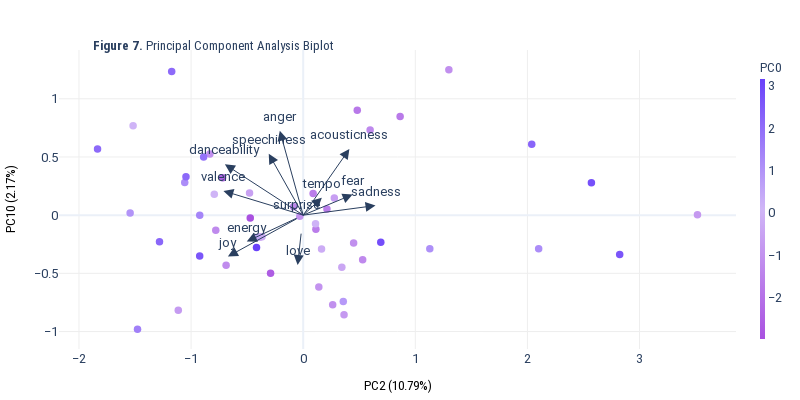

Here is the notebook cell this chart was saved with:
### Markdown cell above
A biplot is generated based on the PCA scores and loadings, and the column names of the $X_i$ data frame are used as labels for the plot. The variance explained by the first two principal components are also displayed on the plot.

### Code cell
from numpy import size

my_color_pal3 = ["#6941FA", "#8F51ED", "#A951E0"]
my_color_pal3 = ["#A951E0", "#D0B6F7", "#6941FA"]

fig = px.scatter(components, labels=X_i.columns.values, x=2, y=10, 
                 template="ggplot2+plotly_white", color=0, 
                 color_continuous_scale=my_color_pal3,
                 width=800, height=400)

for i, feature in enumerate(features):
    fig.add_annotation(
        ax=0, ay=0, 
        axref="x", ayref="y",
        x=loadings[i, 0], 
        y=loadings[i, 1],
        showarrow=True, 
        arrowsize=2, 
        arrowhead=2,
        xanchor="right", 
        yanchor="top"
    )
    fig.add_annotation(
        x=loadings[i, 0], 
        y=loadings[i, 1], 
        ax=0, ay=0,
        xanchor="center", 
        yanchor="bottom", 
        text=feature, 
        yshift=5,
    )

text1 = f"PC2 ({str(round(pca_out.explained_variance_ratio_[2] * 100, 2))}%)"
text2 = f"PC10 ({str(round(pca_out.explained_variance_ratio_[10] * 100, 2))}%)"

fig.update_layout(font_family="Roboto", font_size=13, 
                  margin=dict(r=10, t=50, b=50, l=10),
                  title=dict(
                      text='<b>Figure 7.</b> Principal Component Analysis Biplot', 
                      font=dict(size=13, family="Roboto Condensed"), 
                          automargin=True, yref='paper',xref='paper'),
               xaxis=dict(title=text1,gridcolor='#eeeeee', gridwidth=1,title_font_family="Roboto Condensed",
                          title_font_size=13, title_font_color="black"),
               yaxis=dict(title=text2, gridcolor='#eeeeee', gridwidth=1,title_font_family="Roboto Condensed",
                          title_font_size=13, title_font_color="black"),
)


#fig.update_xaxes(range=[-2, 2.5])
fig.update_traces(marker_size=7.5)

#fig.update_layout(coloraxis_showscale=False)
fig.update_layout(coloraxis_colorbar=dict(
    title="PC0",thickness=5,
     lenmode="pixels",title_font_size=13,dtick = 1,title_font_family="Roboto Condensed"
    
    
    
))

#fig.write_html("html/pca.html")

fig.show()

### Figure 1 — Plotly figure (JSON) as saved in the notebook; plotly's stock layout.template omitted (floating-point values rounded to 4 significant figures)
{"data": [{"hovertemplate": "2=%{x}<br>10=%{y}<br>0=%{marker.color}<extra></extra>", "legendgroup": "", "marker": {"color": [-0.6529, -1.192, 1.08, -1.306, -1.336, -0.8164, -1.661, -1.775, 2.754, -1.624, -1.022, -1.667, 2.155, -1.753, -1.108, -0.3998, 2.597, 1.365, 0.962, 1.483, -2.62, -0.5538, -0.2775, 2.203, -1.276, 0.022, -1.1, -0.751, 2.832, 3.145, 1.141, 0.4221, -0.982, 1.872, -1.067, -2.993, 0.8374, -1.083, -0.2158, 2.074, 2.608, 2.071, 2.1, -0.0503, 1.146, -2.441, 0.00277, -1.299, -1.055, -0.7942], "coloraxis": "coloraxis", "size": 7.5, "symbol": "circle"}, "mode": "markers", "name": "", "orientation": "v", "showlegend": false, "type": "scatter", "x": [0.2776, -0.6876, 1.129, 0.5972, -0.08548, 0.3644, 0.08859, 0.4823, 2.571, 0.2118, -0.3837, 0.1132, -1.282, 0.8645, 1.299, 0.3447, -0.9231, -0.9228, -1.544, -1.478, -0.291, -0.4785, -0.3674, 2.039, -0.7799, -1.517, -0.8326, -1.114, 0.6921, -0.4162, -1.057, -0.4149, 0.1394, -0.888, 0.4497, -0.4721, 0.3577, 0.2631, 0.1637, -1.173, 2.823, -1.834, -1.046, 0.1103, 2.101, -0.719, -0.793, 0.5304, -0.03001, 3.517], "xaxis": "x", "y": [0.1481, -0.4299, -0.2877, 0.7315, 0.07272, -0.8559, 0.1862, 0.9016, 0.2792, 0.05237, -0.1884, -0.1206, -0.2283, 0.8476, 1.25, -0.4479, -0.3501, -0.0003095, 0.01937, -0.9814, -0.5002, 0.1911, -0.1848, 0.6093, -0.1305, 0.7685, 0.5248, -0.8173, -0.2324, -0.2774, 0.2816, -0.193, -0.6171, 0.4988, -0.2388, -0.02366, -0.7425, -0.7704, -0.2898, 1.234, -0.3391, 0.5694, 0.331, -0.0745, -0.2884, 0.322, 0.1805, -0.3842, -0.008689, 0.002568], "yaxis": "y"}], "layout": {"annotations": [{"arrowhead": 2, "arrowsize": 2, "ax": 0, "axref": "x", "ay": 0, "ayref": "y", "showarrow": true, "x": 0.412, "xanchor": "right", "y": 0.5681, "yanchor": "top"}, {"ax": 0, "ay": 0, "text": "acousticness", "x": 0.412, "xanchor": "center", "y": 0.5681, "yanchor": "bottom", "yshift": 5}, {"arrowhead": 2, "arrowsize": 2, "ax": 0, "axref": "x", "ay": 0, "ayref": "y", "showarrow": true, "x": -0.6982, "xanchor": "right", "y": 0.4366, "yanchor": "top"}, {"ax": 0, "ay": 0, "text": "danceability", "x": -0.6982, "xanchor": "center", "y": 0.4366, "yanchor": "bottom", "yshift": 5}, {"arrowhead": 2, "arrowsize": 2, "ax": 0, "axref": "x", "ay": 0, "ayref": "y", "showarrow": true, "x": -0.5031, "xanchor": "right", "y": -0.2264, "yanchor": "top"}, {"ax": 0, "ay": 0, "text": "energy", "x": -0.5031, "xanchor": "center", "y": -0.2264, "yanchor": "bottom", "yshift": 5}, {"arrowhead": 2, "arrowsize": 2, "ax": 0, "axref": "x", "ay": 0, "ayref": "y", "showarrow": true, "x": -0.3072, "xanchor": "right", "y": 0.5274, "yanchor": "top"}, {"ax": 0, "ay": 0, "text": "speechiness", "x": -0.3072, "xanchor": "center", "y": 0.5274, "yanchor": "bottom", "yshift": 5}, {"arrowhead": 2, "arrowsize": 2, "ax": 0, "axref": "x", "ay": 0, "ayref": "y", "showarrow": true, "x": 0.1663, "xanchor": "right", "y": 0.1501, "yanchor": "top"}, {"ax": 0, "ay": 0, "text": "tempo", "x": 0.1663, "xanchor": "center", "y": 0.1501, "yanchor": "bottom", "yshift": 5}, {"arrowhead": 2, "arrowsize": 2, "ax": 0, "axref": "x", "ay": 0, "ayref": "y", "showarrow": true, "x": -0.7116, "xanchor": "right", "y": 0.2082, "yanchor": "top"}, {"ax": 0, "ay": 0, "text": "valence", "x": -0.7116, "xanchor": "center", "y": 0.2082, "yanchor": "bottom", "yshift": 5}, {"arrowhead": 2, "arrowsize": 2, "ax": 0, "axref": "x", "ay": 0, "ayref": "y", "showarrow": true, "x": 0.6452, "xanchor": "right", "y": 0.08257, "yanchor": "top"}, {"ax": 0, "ay": 0, "text": "sadness", "x": 0.6452, "xanchor": "center", "y": 0.08257, "yanchor": "bottom", "yshift": 5}, {"arrowhead": 2, "arrowsize": 2, "ax": 0, "axref": "x", "ay": 0, "ayref": "y", "showarrow": true, "x": -0.6716, "xanchor": "right", "y": -0.3557, "yanchor": "top"}, {"ax": 0, "ay": 0, "text": "joy", "x": -0.6716, "xanchor": "center", "y": -0.3557, "yanchor": "bottom", "yshift": 5}, {"arrowhead": 2, "arrowsize": 2, "ax": 0, "axref": "x", "ay": 0, "ayref": "y", "showarrow": true, "x": -0.04976, "xanchor": "right", "y": -0.4273, "yanchor": "top"}, {"ax": 0, "ay": 0, "text": "love", "x": -0.04976, "xanchor": "center", "y": -0.4273, "yanchor": "bottom", "yshift": 5}, {"arrowhead": 2, "arrowsize": 2, "ax": 0, "axref": "x", "ay": 0, "ayref": "y", "showarrow": true, "x": -0.2087, "xanchor": "right", "y": 0.7248, "yanchor": "top"}, {"ax": 0, "ay": 0, "text": "anger", "x": -0.2087, "xanchor": "center", "y": 0.7248, "yanchor": "bottom", "yshift": 5}, {"arrowhead": 2, "arrowsize": 2, "ax": 0, "axref": "x", "ay": 0, "ayref": "y", "showarrow": true, "x": 0.4405, "xanchor": "right", "y": 0.1767, "yanchor": "top"}, {"ax": 0, "ay": 0, "text": "fear", "x": 0.4405, "xanchor": "center", "y": 0.1767, "yanchor": "bottom", "yshift": 5}, {"arrowhead": 2, "arrowsize": 2, "ax": 0, "axref": "x", "ay": 0, "ayref": "y", "showarrow": true, "x": -0.06228, "xanchor": "right", "y": -0.03259, "yanchor": "top"}, {"ax": 0, "ay": 0, "text": "surprise", "x": -0.06228, "xanchor": "center", "y": -0.03259, "yanchor": "bottom", "yshift": 5}], "coloraxis": {"colorbar": {"dtick": 1, "lenmode": "pixels", "thickness": 5, "title": {"font": {"family": "Roboto Condensed", "size": 13}, "text": "PC0"}}, "colorscale": [[0.0, "#A951E0"], [0.5, "#D0B6F7"], [1.0, "#6941FA"]]}, "font": {"family": "Roboto", "size": 13}, "height": 400, "legend": {"tracegroupgap": 0}, "margin": {"b": 50, "l": 10, "r": 10, "t": 50}, "title": {"automargin": true, "font": {"family": "Roboto Condensed", "size": 13}, "text": "<b>Figure 7.</b> Principal Component Analysis Biplot", "xref": "paper", "yref": "paper"}, "width": 800, "xaxis": {"anchor": "y", "domain": [0.0, 1.0], "gridcolor": "#eeeeee", "gridwidth": 1, "title": {"font": {"color": "black", "family": "Roboto Condensed", "size": 13}, "text": "PC2 (10.79%)"}}, "yaxis": {"anchor": "x", "domain": [0.0, 1.0], "gridcolor": "#eeeeee", "gridwidth": 1, "title": {"font": {"color": "black", "family": "Roboto Condensed", "size": 13}, "text": "PC10 (2.17%)"}}}}
